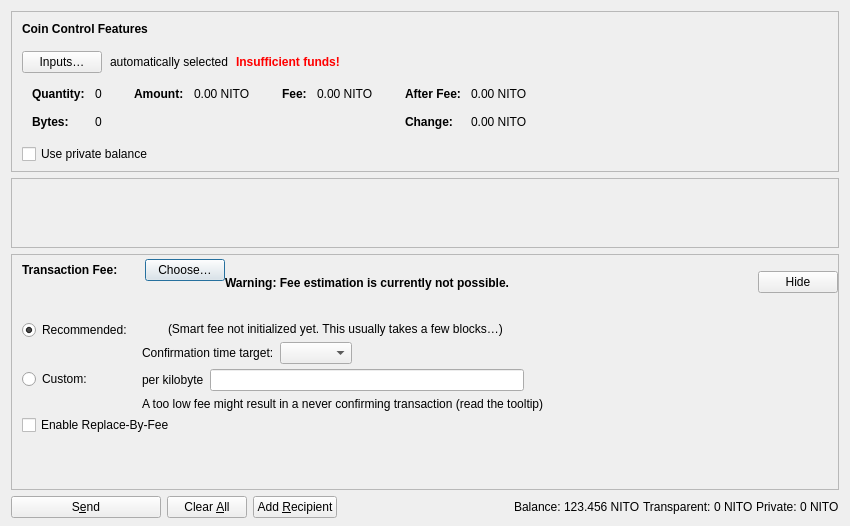
<?xml version="1.0" encoding="UTF-8"?>
<ui version="4.0">
 <class>SendCoinsDialog</class>
 <widget class="QDialog" name="SendCoinsDialog">
  <property name="geometry">
   <rect>
    <x>0</x>
    <y>0</y>
    <width>850</width>
    <height>526</height>
   </rect>
  </property>
  <property name="windowTitle">
   <string>Send Coins</string>
  </property>
  <layout class="QVBoxLayout" name="verticalLayout" stretch="0,0,1,0,0,0">
   <property name="bottomMargin">
    <number>8</number>
   </property>
   <item>
    <widget class="QFrame" name="frameCoinControl">
     <property name="sizePolicy">
      <sizepolicy hsizetype="Expanding" vsizetype="Maximum">
       <horstretch>0</horstretch>
       <verstretch>0</verstretch>
      </sizepolicy>
     </property>
     <property name="maximumSize">
      <size>
       <width>16777215</width>
       <height>16777215</height>
      </size>
     </property>
     <property name="frameShape">
      <enum>QFrame::StyledPanel</enum>
     </property>
     <property name="frameShadow">
      <enum>QFrame::Sunken</enum>
     </property>
     <layout class="QVBoxLayout" name="verticalLayoutCoinControl2">
      <property name="spacing">
       <number>0</number>
      </property>
      <property name="leftMargin">
       <number>0</number>
      </property>
      <property name="topMargin">
       <number>0</number>
      </property>
      <property name="rightMargin">
       <number>0</number>
      </property>
      <property name="bottomMargin">
       <number>6</number>
      </property>
      <item>
       <layout class="QVBoxLayout" name="verticalLayoutCoinControl" stretch="0,0,0,0,1">
        <property name="spacing">
         <number>0</number>
        </property>
        <property name="leftMargin">
         <number>10</number>
        </property>
        <property name="topMargin">
         <number>10</number>
        </property>
        <item>
         <layout class="QHBoxLayout" name="horizontalLayoutCoinControl1">
          <property name="bottomMargin">
           <number>15</number>
          </property>
          <item>
           <widget class="QLabel" name="labelCoinControlFeatures">
            <property name="sizePolicy">
             <sizepolicy hsizetype="Preferred" vsizetype="Maximum">
              <horstretch>0</horstretch>
              <verstretch>0</verstretch>
             </sizepolicy>
            </property>
            <property name="font">
             <font>
              <weight>75</weight>
              <bold>true</bold>
             </font>
            </property>
            <property name="styleSheet">
             <string notr="true">font-weight:bold;</string>
            </property>
            <property name="text">
             <string>Coin Control Features</string>
            </property>
           </widget>
          </item>
         </layout>
        </item>
        <item>
         <layout class="QHBoxLayout" name="horizontalLayoutCoinControl2" stretch="0,0,0,0">
          <property name="spacing">
           <number>8</number>
          </property>
          <property name="bottomMargin">
           <number>10</number>
          </property>
          <item>
           <widget class="QPushButton" name="pushButtonCoinControl">
            <property name="styleSheet">
             <string notr="true"/>
            </property>
            <property name="text">
             <string>Inputs…</string>
            </property>
            <property name="autoDefault">
             <bool>false</bool>
            </property>
           </widget>
          </item>
          <item>
           <widget class="QLabel" name="labelCoinControlAutomaticallySelected">
            <property name="text">
             <string>automatically selected</string>
            </property>
            <property name="margin">
             <number>5</number>
            </property>
           </widget>
          </item>
          <item>
           <widget class="QLabel" name="labelCoinControlInsuffFunds">
            <property name="font">
             <font>
              <weight>75</weight>
              <bold>true</bold>
             </font>
            </property>
            <property name="styleSheet">
             <string notr="true">color:red;font-weight:bold;</string>
            </property>
            <property name="text">
             <string>Insufficient funds!</string>
            </property>
            <property name="margin">
             <number>5</number>
            </property>
           </widget>
          </item>
          <item>
           <spacer name="horizontalSpacerCoinControl">
            <property name="orientation">
             <enum>Qt::Horizontal</enum>
            </property>
            <property name="sizeHint" stdset="0">
             <size>
              <width>40</width>
              <height>1</height>
             </size>
            </property>
           </spacer>
          </item>
         </layout>
        </item>
        <item>
         <widget class="QWidget" name="widgetCoinControl" native="true">
          <property name="sizePolicy">
           <sizepolicy hsizetype="Preferred" vsizetype="Preferred">
            <horstretch>0</horstretch>
            <verstretch>0</verstretch>
           </sizepolicy>
          </property>
          <property name="minimumSize">
           <size>
            <width>0</width>
            <height>0</height>
           </size>
          </property>
          <property name="styleSheet">
           <string notr="true"/>
          </property>
          <layout class="QHBoxLayout" name="horizontalLayoutCoinControl5">
           <property name="leftMargin">
            <number>0</number>
           </property>
           <property name="topMargin">
            <number>0</number>
           </property>
           <property name="rightMargin">
            <number>0</number>
           </property>
           <property name="bottomMargin">
            <number>0</number>
           </property>
           <item>
            <layout class="QHBoxLayout" name="horizontalLayoutCoinControl3" stretch="0,0,0,1">
             <property name="spacing">
              <number>20</number>
             </property>
             <property name="topMargin">
              <number>0</number>
             </property>
             <property name="bottomMargin">
              <number>10</number>
             </property>
             <item>
              <layout class="QFormLayout" name="formLayoutCoinControl1">
               <property name="labelAlignment">
                <set>Qt::AlignLeft|Qt::AlignVCenter</set>
               </property>
               <property name="horizontalSpacing">
                <number>10</number>
               </property>
               <property name="verticalSpacing">
                <number>14</number>
               </property>
               <property name="leftMargin">
                <number>10</number>
               </property>
               <property name="topMargin">
                <number>4</number>
               </property>
               <property name="rightMargin">
                <number>6</number>
               </property>
               <item row="0" column="0">
                <widget class="QLabel" name="labelCoinControlQuantityText">
                 <property name="font">
                  <font>
                   <weight>75</weight>
                   <bold>true</bold>
                  </font>
                 </property>
                 <property name="text">
                  <string>Quantity:</string>
                 </property>
                 <property name="margin">
                  <number>0</number>
                 </property>
                </widget>
               </item>
               <item row="0" column="1">
                <widget class="QLabel" name="labelCoinControlQuantity">
                 <property name="cursor">
                  <cursorShape>IBeamCursor</cursorShape>
                 </property>
                 <property name="contextMenuPolicy">
                  <enum>Qt::ActionsContextMenu</enum>
                 </property>
                 <property name="text">
                  <string notr="true">0</string>
                 </property>
                 <property name="margin">
                  <number>0</number>
                 </property>
                 <property name="textInteractionFlags">
                  <set>Qt::LinksAccessibleByMouse|Qt::TextSelectableByKeyboard|Qt::TextSelectableByMouse</set>
                 </property>
                </widget>
               </item>
               <item row="1" column="0">
                <widget class="QLabel" name="labelCoinControlBytesText">
                 <property name="font">
                  <font>
                   <weight>75</weight>
                   <bold>true</bold>
                  </font>
                 </property>
                 <property name="text">
                  <string>Bytes:</string>
                 </property>
                </widget>
               </item>
               <item row="1" column="1">
                <widget class="QLabel" name="labelCoinControlBytes">
                 <property name="cursor">
                  <cursorShape>IBeamCursor</cursorShape>
                 </property>
                 <property name="contextMenuPolicy">
                  <enum>Qt::ActionsContextMenu</enum>
                 </property>
                 <property name="text">
                  <string notr="true">0</string>
                 </property>
                 <property name="textInteractionFlags">
                  <set>Qt::LinksAccessibleByMouse|Qt::TextSelectableByKeyboard|Qt::TextSelectableByMouse</set>
                 </property>
                </widget>
               </item>
              </layout>
             </item>
             <item>
              <layout class="QFormLayout" name="formLayoutCoinControl2">
               <property name="horizontalSpacing">
                <number>10</number>
               </property>
               <property name="verticalSpacing">
                <number>14</number>
               </property>
               <property name="leftMargin">
                <number>6</number>
               </property>
               <property name="topMargin">
                <number>4</number>
               </property>
               <property name="rightMargin">
                <number>6</number>
               </property>
               <item row="0" column="0">
                <widget class="QLabel" name="labelCoinControlAmountText">
                 <property name="font">
                  <font>
                   <weight>75</weight>
                   <bold>true</bold>
                  </font>
                 </property>
                 <property name="text">
                  <string>Amount:</string>
                 </property>
                 <property name="margin">
                  <number>0</number>
                 </property>
                </widget>
               </item>
               <item row="0" column="1">
                <widget class="QLabel" name="labelCoinControlAmount">
                 <property name="cursor">
                  <cursorShape>IBeamCursor</cursorShape>
                 </property>
                 <property name="contextMenuPolicy">
                  <enum>Qt::ActionsContextMenu</enum>
                 </property>
                 <property name="text">
                  <string notr="true">0.00 NITO</string>
                 </property>
                 <property name="textInteractionFlags">
                  <set>Qt::LinksAccessibleByMouse|Qt::TextSelectableByKeyboard|Qt::TextSelectableByMouse</set>
                 </property>
                </widget>
               </item>
              </layout>
             </item>
             <item>
              <layout class="QFormLayout" name="formLayoutCoinControl3">
               <property name="horizontalSpacing">
                <number>10</number>
               </property>
               <property name="verticalSpacing">
                <number>14</number>
               </property>
               <property name="leftMargin">
                <number>6</number>
               </property>
               <property name="topMargin">
                <number>4</number>
               </property>
               <property name="rightMargin">
                <number>6</number>
               </property>
               <item row="0" column="0">
                <widget class="QLabel" name="labelCoinControlFeeText">
                 <property name="font">
                  <font>
                   <weight>75</weight>
                   <bold>true</bold>
                  </font>
                 </property>
                 <property name="text">
                  <string>Fee:</string>
                 </property>
                 <property name="margin">
                  <number>0</number>
                 </property>
                </widget>
               </item>
               <item row="0" column="1">
                <widget class="QLabel" name="labelCoinControlFee">
                 <property name="cursor">
                  <cursorShape>IBeamCursor</cursorShape>
                 </property>
                 <property name="contextMenuPolicy">
                  <enum>Qt::ActionsContextMenu</enum>
                 </property>
                 <property name="text">
                  <string notr="true">0.00 NITO</string>
                 </property>
                 <property name="textInteractionFlags">
                  <set>Qt::LinksAccessibleByMouse|Qt::TextSelectableByKeyboard|Qt::TextSelectableByMouse</set>
                 </property>
                </widget>
               </item>
              </layout>
             </item>
             <item>
              <layout class="QFormLayout" name="formLayoutCoinControl4">
               <property name="labelAlignment">
                <set>Qt::AlignLeft|Qt::AlignVCenter</set>
               </property>
               <property name="horizontalSpacing">
                <number>10</number>
               </property>
               <property name="verticalSpacing">
                <number>14</number>
               </property>
               <property name="leftMargin">
                <number>6</number>
               </property>
               <property name="topMargin">
                <number>4</number>
               </property>
               <property name="rightMargin">
                <number>6</number>
               </property>
               <item row="0" column="0">
                <widget class="QLabel" name="labelCoinControlAfterFeeText">
                 <property name="font">
                  <font>
                   <weight>75</weight>
                   <bold>true</bold>
                  </font>
                 </property>
                 <property name="text">
                  <string>After Fee:</string>
                 </property>
                 <property name="margin">
                  <number>0</number>
                 </property>
                </widget>
               </item>
               <item row="0" column="1">
                <widget class="QLabel" name="labelCoinControlAfterFee">
                 <property name="cursor">
                  <cursorShape>IBeamCursor</cursorShape>
                 </property>
                 <property name="contextMenuPolicy">
                  <enum>Qt::ActionsContextMenu</enum>
                 </property>
                 <property name="text">
                  <string notr="true">0.00 NITO</string>
                 </property>
                 <property name="textInteractionFlags">
                  <set>Qt::LinksAccessibleByMouse|Qt::TextSelectableByKeyboard|Qt::TextSelectableByMouse</set>
                 </property>
                </widget>
               </item>
               <item row="1" column="0">
                <widget class="QLabel" name="labelCoinControlChangeText">
                 <property name="font">
                  <font>
                   <weight>75</weight>
                   <bold>true</bold>
                  </font>
                 </property>
                 <property name="text">
                  <string>Change:</string>
                 </property>
                </widget>
               </item>
               <item row="1" column="1">
                <widget class="QLabel" name="labelCoinControlChange">
                 <property name="cursor">
                  <cursorShape>IBeamCursor</cursorShape>
                 </property>
                 <property name="contextMenuPolicy">
                  <enum>Qt::ActionsContextMenu</enum>
                 </property>
                 <property name="text">
                  <string notr="true">0.00 NITO</string>
                 </property>
                 <property name="textInteractionFlags">
                  <set>Qt::LinksAccessibleByMouse|Qt::TextSelectableByKeyboard|Qt::TextSelectableByMouse</set>
                 </property>
                </widget>
               </item>
              </layout>
             </item>
            </layout>
           </item>
          </layout>
         </widget>
        </item>
        <item>
         <layout class="QHBoxLayout" name="horizontalLayoutCoinControl4" stretch="0,0,0">
          <property name="spacing">
           <number>12</number>
          </property>
          <property name="sizeConstraint">
           <enum>QLayout::SetDefaultConstraint</enum>
          </property>
          <property name="topMargin">
           <number>5</number>
          </property>
          <property name="rightMargin">
           <number>5</number>
          </property>
          <item>
           <widget class="QCheckBox" name="checkBoxUsePrivateBalance">
            <property name="toolTip">
             <string>Spend Bech32x private notes. Leave unchecked to spend transparent UTXOs.</string>
            </property>
            <property name="text">
             <string>Use private balance</string>
            </property>
           </widget>
          </item>
         </layout>
        </item>
        <item>
         <spacer name="verticalSpacerCoinControl">
          <property name="orientation">
           <enum>Qt::Vertical</enum>
          </property>
          <property name="sizeHint" stdset="0">
           <size>
            <width>800</width>
            <height>1</height>
           </size>
          </property>
         </spacer>
        </item>
       </layout>
      </item>
     </layout>
   </widget>
  </item>
  <item>
   <widget class="QScrollArea" name="scrollArea">
     <property name="widgetResizable">
      <bool>true</bool>
     </property>
     <widget class="QWidget" name="scrollAreaWidgetContents">
      <property name="geometry">
       <rect>
        <x>0</x>
        <y>0</y>
        <width>830</width>
        <height>104</height>
       </rect>
      </property>
      <layout class="QVBoxLayout" name="verticalLayout_2" stretch="0,1">
       <property name="leftMargin">
        <number>0</number>
       </property>
       <property name="topMargin">
        <number>0</number>
       </property>
       <property name="rightMargin">
        <number>0</number>
       </property>
       <property name="bottomMargin">
        <number>0</number>
       </property>
       <item>
        <layout class="QVBoxLayout" name="entries">
         <property name="spacing">
          <number>6</number>
         </property>
        </layout>
       </item>
       <item>
        <spacer name="verticalSpacer">
         <property name="orientation">
          <enum>Qt::Vertical</enum>
         </property>
         <property name="sizeHint" stdset="0">
          <size>
           <width>20</width>
           <height>40</height>
          </size>
         </property>
        </spacer>
       </item>
      </layout>
     </widget>
    </widget>
   </item>
   <item>
    <widget class="QFrame" name="frameFee">
     <property name="sizePolicy">
      <sizepolicy hsizetype="Expanding" vsizetype="Expanding">
       <horstretch>0</horstretch>
       <verstretch>0</verstretch>
      </sizepolicy>
     </property>
     <property name="maximumSize">
      <size>
       <width>16777215</width>
       <height>16777215</height>
      </size>
     </property>
     <property name="frameShape">
      <enum>QFrame::StyledPanel</enum>
     </property>
     <property name="frameShadow">
      <enum>QFrame::Sunken</enum>
     </property>
     <layout class="QVBoxLayout" name="verticalLayoutFee1">
      <property name="spacing">
       <number>0</number>
      </property>
      <property name="leftMargin">
       <number>0</number>
      </property>
      <property name="topMargin">
       <number>0</number>
      </property>
      <property name="rightMargin">
       <number>0</number>
      </property>
      <property name="bottomMargin">
       <number>0</number>
      </property>
      <item>
       <layout class="QVBoxLayout" name="verticalLayoutFee2" stretch="0,0,0">
        <property name="spacing">
         <number>0</number>
        </property>
        <property name="leftMargin">
         <number>10</number>
        </property>
        <property name="topMargin">
         <number>0</number>
        </property>
        <item>
         <layout class="QHBoxLayout" name="horizontalLayoutFee1">
          <property name="bottomMargin">
           <number>0</number>
          </property>
          <item>
           <layout class="QVBoxLayout" name="verticalLayoutFee7">
            <property name="spacing">
             <number>0</number>
            </property>
            <item>
             <spacer name="verticalSpacerSmartFee">
              <property name="orientation">
               <enum>Qt::Vertical</enum>
              </property>
              <property name="sizeType">
               <enum>QSizePolicy::Fixed</enum>
              </property>
              <property name="sizeHint" stdset="0">
               <size>
                <width>1</width>
                <height>4</height>
               </size>
              </property>
             </spacer>
            </item>
            <item>
             <layout class="QHBoxLayout" name="horizontalLayoutSmartFee">
              <property name="spacing">
               <number>10</number>
              </property>
              <item>
               <widget class="QLabel" name="labelFeeHeadline">
                <property name="sizePolicy">
                 <sizepolicy hsizetype="Preferred" vsizetype="Maximum">
                  <horstretch>0</horstretch>
                  <verstretch>0</verstretch>
                 </sizepolicy>
                </property>
                <property name="font">
                 <font>
                  <weight>75</weight>
                  <bold>true</bold>
                 </font>
                </property>
                <property name="styleSheet">
                 <string notr="true">font-weight:bold;</string>
                </property>
                <property name="text">
                 <string>Transaction Fee:</string>
                </property>
               </widget>
              </item>
              <item>
               <widget class="QLabel" name="labelFeeMinimized">
                <property name="text">
                 <string/>
                </property>
               </widget>
              </item>
              <item>
               <widget class="QPushButton" name="buttonChooseFee">
                <property name="text">
                 <string>Choose…</string>
                </property>
               </widget>
              </item>
             </layout>
            </item>
            <item>
             <spacer name="verticalSpacer_5">
              <property name="orientation">
               <enum>Qt::Vertical</enum>
              </property>
              <property name="sizeHint" stdset="0">
               <size>
                <width>1</width>
                <height>1</height>
               </size>
              </property>
             </spacer>
            </item>
           </layout>
          </item>
          <item>
           <widget class="QLabel" name="fallbackFeeWarningLabel">
            <property name="toolTip">
             <string>Using the fallbackfee can result in sending a transaction that will take several hours or days (or never) to confirm. Consider choosing your fee manually or wait until you have validated the complete chain.</string>
            </property>
            <property name="font">
            <font>
                <weight>75</weight>
                <bold>true</bold>
            </font>
            </property>
            <property name="text">
             <string>Warning: Fee estimation is currently not possible.</string>
            </property>
            <property name="wordWrap">
             <bool>false</bool>
            </property>
           </widget>
          </item>
          <item>
           <spacer name="horizontalSpacer_4">
            <property name="orientation">
             <enum>Qt::Horizontal</enum>
            </property>
            <property name="sizeType">
             <enum>QSizePolicy::MinimumExpanding</enum>
            </property>
            <property name="sizeHint" stdset="0">
             <size>
              <width>40</width>
              <height>20</height>
             </size>
            </property>
           </spacer>
          </item>
          <item>
           <widget class="QPushButton" name="buttonMinimizeFee">
            <property name="toolTip">
             <string>Hide transaction fee settings</string>
            </property>
            <property name="text">
             <string>Hide</string>
            </property>
           </widget>
          </item>
         </layout>
        </item>
        <item>
         <widget class="QFrame" name="frameFeeSelection">
          <layout class="QVBoxLayout" name="verticalLayoutFee12">
           <property name="spacing">
            <number>0</number>
           </property>
           <property name="leftMargin">
            <number>0</number>
           </property>
           <property name="topMargin">
            <number>0</number>
           </property>
           <property name="rightMargin">
            <number>0</number>
           </property>
           <property name="bottomMargin">
            <number>0</number>
           </property>
           <item>
            <layout class="QGridLayout" name="gridLayoutFee">
             <property name="topMargin">
              <number>10</number>
             </property>
             <property name="bottomMargin">
              <number>4</number>
             </property>
             <property name="horizontalSpacing">
              <number>10</number>
             </property>
             <property name="verticalSpacing">
              <number>4</number>
             </property>
             <item row="1" column="1">
              <layout class="QVBoxLayout" name="verticalLayoutFee8">
               <property name="spacing">
                <number>6</number>
               </property>
               <item>
                <layout class="QHBoxLayout" name="horizontalLayoutFee13">
                 <item>
                  <widget class="QLabel" name="labelCustomPerKilobyte">
                   <property name="toolTip">
                    <string>Specify a custom fee per kB (1,000 bytes) of the transaction's virtual size.

Note:  Since the fee is calculated on a per-byte basis, a fee rate of "100 satoshis per kvB" for a transaction size of 500 virtual bytes (half of 1 kvB) would ultimately yield a fee of only 50 satoshis.</string>
                   </property>
                   <property name="text">
                    <string>per kilobyte</string>
                   </property>
                  </widget>
                 </item>
                 <item>
                  <widget class="NitoAmountField" name="customFee"/>
                 </item>
                 <item>
                  <spacer name="horizontalSpacer_6">
                   <property name="orientation">
                    <enum>Qt::Horizontal</enum>
                   </property>
                   <property name="sizeHint" stdset="0">
                    <size>
                     <width>1</width>
                     <height>1</height>
                    </size>
                   </property>
                  </spacer>
                 </item>
                </layout>
               </item>
               <item>
                <layout class="QHBoxLayout" name="horizontalLayoutFee8">
                 <item>
                  <widget class="QLabel" name="labelCustomFeeWarning">
                   <property name="enabled">
                    <bool>true</bool>
                   </property>
                   <property name="toolTip">
                    <string>When there is less transaction volume than space in the blocks, miners as well as relaying nodes may enforce a minimum fee. Paying only this minimum fee is just fine, but be aware that this can result in a never confirming transaction once there is more demand for Nito transactions than the network can process.</string>
                   </property>
                   <property name="text">
                    <string>A too low fee might result in a never confirming transaction (read the tooltip)</string>
                   </property>
                  </widget>
                 </item>
                 <item>
                  <spacer name="horizontalSpacer_2">
                   <property name="orientation">
                    <enum>Qt::Horizontal</enum>
                   </property>
                   <property name="sizeHint" stdset="0">
                    <size>
                     <width>1</width>
                     <height>1</height>
                    </size>
                   </property>
                  </spacer>
                 </item>
                </layout>
               </item>
              </layout>
             </item>
             <item row="0" column="0">
              <layout class="QVBoxLayout" name="verticalLayoutFee4" stretch="0,1">
               <item>
                <widget class="QRadioButton" name="radioSmartFee">
                 <property name="text">
                  <string>Recommended:</string>
                 </property>
                 <property name="checked">
                  <bool>true</bool>
                 </property>
                 <attribute name="buttonGroup">
                  <string notr="true">groupFee</string>
                 </attribute>
                </widget>
               </item>
               <item>
                <spacer name="verticalSpacer_2">
                 <property name="orientation">
                  <enum>Qt::Vertical</enum>
                 </property>
                 <property name="sizeHint" stdset="0">
                  <size>
                   <width>1</width>
                   <height>1</height>
                  </size>
                 </property>
                </spacer>
               </item>
              </layout>
             </item>
             <item row="1" column="0">
              <layout class="QVBoxLayout" name="verticalLayoutFee9" stretch="0,1">
               <item>
                <widget class="QRadioButton" name="radioCustomFee">
                 <property name="text">
                  <string>Custom:</string>
                 </property>
                 <attribute name="buttonGroup">
                  <string notr="true">groupFee</string>
                 </attribute>
                </widget>
               </item>
               <item>
                <spacer name="verticalSpacer_6">
                 <property name="orientation">
                  <enum>Qt::Vertical</enum>
                 </property>
                 <property name="sizeHint" stdset="0">
                  <size>
                   <width>1</width>
                   <height>1</height>
                  </size>
                 </property>
                </spacer>
               </item>
              </layout>
             </item>
             <item row="0" column="1">
              <layout class="QVBoxLayout" name="verticalLayoutFee3" stretch="0,0,1">
               <property name="spacing">
                <number>6</number>
               </property>
               <property name="topMargin">
                <number>2</number>
               </property>
               <item>
                <layout class="QHBoxLayout" name="horizontalLayoutFee12">
                 <item>
                  <widget class="QLabel" name="labelSmartFee">
                   <property name="text">
                    <string/>
                   </property>
                  </widget>
                 </item>
                 <item>
                  <widget class="QLabel" name="labelFeeEstimation">
                   <property name="text">
                    <string/>
                   </property>
                  </widget>
                 </item>
                 <item>
                  <widget class="QLabel" name="labelSmartFee2">
                   <property name="text">
                    <string>(Smart fee not initialized yet. This usually takes a few blocks…)</string>
                   </property>
                  </widget>
                 </item>
                 <item>
                  <spacer name="horizontalSpacer_5">
                   <property name="orientation">
                    <enum>Qt::Horizontal</enum>
                   </property>
                   <property name="sizeHint" stdset="0">
                    <size>
                     <width>1</width>
                     <height>1</height>
                    </size>
                   </property>
                  </spacer>
                 </item>
                </layout>
               </item>
               <item>
                <layout class="QHBoxLayout" name="horizontalLayoutFee9">
                 <item>
                  <layout class="QVBoxLayout" name="verticalLayoutFee6">
                   <item>
                    <widget class="QLabel" name="labelSmartFee3">
                     <property name="text">
                      <string>Confirmation time target:</string>
                     </property>
                    </widget>
                   </item>
                  </layout>
                 </item>
                 <item>
                  <layout class="QVBoxLayout" name="verticalLayoutFee5">
                   <property name="rightMargin">
                    <number>30</number>
                   </property>
                   <item>
                    <layout class="QHBoxLayout" name="horizontalLayoutConfTarget">
                     <property name="bottomMargin">
                      <number>0</number>
                     </property>
                     <item>
                      <widget class="QComboBox" name="confTargetSelector"/>
                     </item>
                     <item>
                      <spacer name="horizontalSpacerConfTarget">
                       <property name="orientation">
                        <enum>Qt::Horizontal</enum>
                       </property>
                       <property name="sizeHint" stdset="0">
                        <size>
                         <width>40</width>
                         <height>20</height>
                        </size>
                       </property>
                      </spacer>
                     </item>
                    </layout>
                   </item>
                  </layout>
                 </item>
                </layout>
               </item>
               <item>
                <spacer name="verticalSpacer_4">
                 <property name="orientation">
                  <enum>Qt::Vertical</enum>
                 </property>
                 <property name="sizeHint" stdset="0">
                  <size>
                   <width>1</width>
                   <height>1</height>
                  </size>
                 </property>
                </spacer>
               </item>
              </layout>
             </item>
            </layout>
           </item>
           <item>
            <widget class="QCheckBox" name="optInRBF">
             <property name="text">
              <string>Enable Replace-By-Fee</string>
             </property>
             <property name="toolTip">
              <string>With Replace-By-Fee (BIP-125) you can increase a transaction's fee after it is sent. Without this, a higher fee may be recommended to compensate for increased transaction delay risk.</string>
             </property>
            </widget>
           </item>
          </layout>
         </widget>
        </item>
        <item>
         <spacer name="verticalSpacerFee">
          <property name="orientation">
           <enum>Qt::Vertical</enum>
          </property>
          <property name="sizeHint" stdset="0">
           <size>
            <width>40</width>
            <height>5</height>
           </size>
          </property>
         </spacer>
        </item>
       </layout>
      </item>
     </layout>
   </widget>
  </item>
  <item>
   <layout class="QHBoxLayout" name="horizontalLayout">
     <item>
      <widget class="QPushButton" name="sendButton">
       <property name="minimumSize">
        <size>
         <width>150</width>
         <height>0</height>
        </size>
       </property>
       <property name="toolTip">
        <string>Confirm the send action</string>
       </property>
       <property name="text">
        <string>S&amp;end</string>
       </property>
       <property name="icon">
        <iconset resource="../nito.qrc">
         <normaloff>:/icons/send</normaloff>:/icons/send</iconset>
       </property>
       <property name="autoDefault">
        <bool>false</bool>
       </property>
       <property name="default">
        <bool>false</bool>
       </property>
      </widget>
     </item>
     <item>
      <widget class="QPushButton" name="clearButton">
       <property name="sizePolicy">
        <sizepolicy hsizetype="Minimum" vsizetype="Fixed">
         <horstretch>0</horstretch>
         <verstretch>0</verstretch>
        </sizepolicy>
       </property>
       <property name="toolTip">
        <string>Clear all fields of the form.</string>
       </property>
       <property name="text">
        <string>Clear &amp;All</string>
       </property>
       <property name="icon">
        <iconset resource="../nito.qrc">
         <normaloff>:/icons/remove</normaloff>:/icons/remove</iconset>
       </property>
       <property name="autoDefault">
        <bool>false</bool>
       </property>
      </widget>
     </item>
     <item>
      <widget class="QPushButton" name="addButton">
       <property name="toolTip">
        <string>Send to multiple recipients at once</string>
       </property>
       <property name="text">
        <string>Add &amp;Recipient</string>
       </property>
       <property name="icon">
        <iconset resource="../nito.qrc">
         <normaloff>:/icons/add</normaloff>:/icons/add</iconset>
       </property>
       <property name="autoDefault">
        <bool>false</bool>
       </property>
      </widget>
     </item>
     <item>
      <spacer name="horizontalSpacer">
       <property name="orientation">
        <enum>Qt::Horizontal</enum>
       </property>
       <property name="sizeHint" stdset="0">
        <size>
         <width>40</width>
         <height>20</height>
        </size>
       </property>
      </spacer>
     </item>
     <item>
      <layout class="QHBoxLayout" name="horizontalLayout_2">
       <property name="spacing">
        <number>3</number>
       </property>
       <item>
        <widget class="QLabel" name="labelBalanceName">
         <property name="sizePolicy">
          <sizepolicy hsizetype="Preferred" vsizetype="Fixed">
           <horstretch>0</horstretch>
           <verstretch>0</verstretch>
          </sizepolicy>
         </property>
         <property name="text">
          <string>Balance:</string>
         </property>
        </widget>
       </item>
       <item>
       <widget class="QLabel" name="labelBalance">
         <property name="sizePolicy">
          <sizepolicy hsizetype="Preferred" vsizetype="Fixed">
           <horstretch>0</horstretch>
           <verstretch>0</verstretch>
          </sizepolicy>
         </property>
         <property name="cursor">
          <cursorShape>IBeamCursor</cursorShape>
         </property>
         <property name="text">
          <string notr="true">123.456 NITO</string>
         </property>
         <property name="textInteractionFlags">
          <set>Qt::LinksAccessibleByMouse|Qt::TextSelectableByKeyboard|Qt::TextSelectableByMouse</set>
         </property>
       </widget>
      </item>
      <item>
       <widget class="QLabel" name="labelTransparentBalanceName">
        <property name="sizePolicy">
         <sizepolicy hsizetype="Preferred" vsizetype="Fixed">
          <horstretch>0</horstretch>
          <verstretch>0</verstretch>
         </sizepolicy>
        </property>
        <property name="text">
         <string>Transparent:</string>
        </property>
       </widget>
      </item>
      <item>
       <widget class="QLabel" name="labelTransparentBalance">
        <property name="sizePolicy">
         <sizepolicy hsizetype="Preferred" vsizetype="Fixed">
          <horstretch>0</horstretch>
          <verstretch>0</verstretch>
         </sizepolicy>
        </property>
        <property name="cursor">
         <cursorShape>IBeamCursor</cursorShape>
        </property>
        <property name="text">
         <string notr="true">0 NITO</string>
        </property>
        <property name="textInteractionFlags">
         <set>Qt::LinksAccessibleByMouse|Qt::TextSelectableByKeyboard|Qt::TextSelectableByMouse</set>
        </property>
       </widget>
      </item>
      <item>
       <widget class="QLabel" name="labelPrivateBalanceName">
        <property name="sizePolicy">
         <sizepolicy hsizetype="Preferred" vsizetype="Fixed">
          <horstretch>0</horstretch>
          <verstretch>0</verstretch>
         </sizepolicy>
        </property>
        <property name="text">
         <string>Private:</string>
        </property>
       </widget>
      </item>
      <item>
       <widget class="QLabel" name="labelPrivateBalance">
        <property name="sizePolicy">
         <sizepolicy hsizetype="Preferred" vsizetype="Fixed">
          <horstretch>0</horstretch>
          <verstretch>0</verstretch>
         </sizepolicy>
        </property>
        <property name="cursor">
         <cursorShape>IBeamCursor</cursorShape>
        </property>
        <property name="text">
         <string notr="true">0 NITO</string>
        </property>
        <property name="textInteractionFlags">
         <set>Qt::LinksAccessibleByMouse|Qt::TextSelectableByKeyboard|Qt::TextSelectableByMouse</set>
        </property>
       </widget>
      </item>
      </layout>
     </item>
    </layout>
   </item>
  </layout>
 </widget>
 <customwidgets>
  <customwidget>
   <class>QValidatedLineEdit</class>
   <extends>QLineEdit</extends>
   <header>qt/qvalidatedlineedit.h</header>
  </customwidget>
  <customwidget>
   <class>NitoAmountField</class>
   <extends>QLineEdit</extends>
   <header>qt/nitoamountfield.h</header>
   <container>1</container>
  </customwidget>
 </customwidgets>
 <resources>
  <include location="../nito.qrc"/>
 </resources>
 <connections/>
 <buttongroups>
  <buttongroup name="groupFee"/>
 </buttongroups>
</ui>
